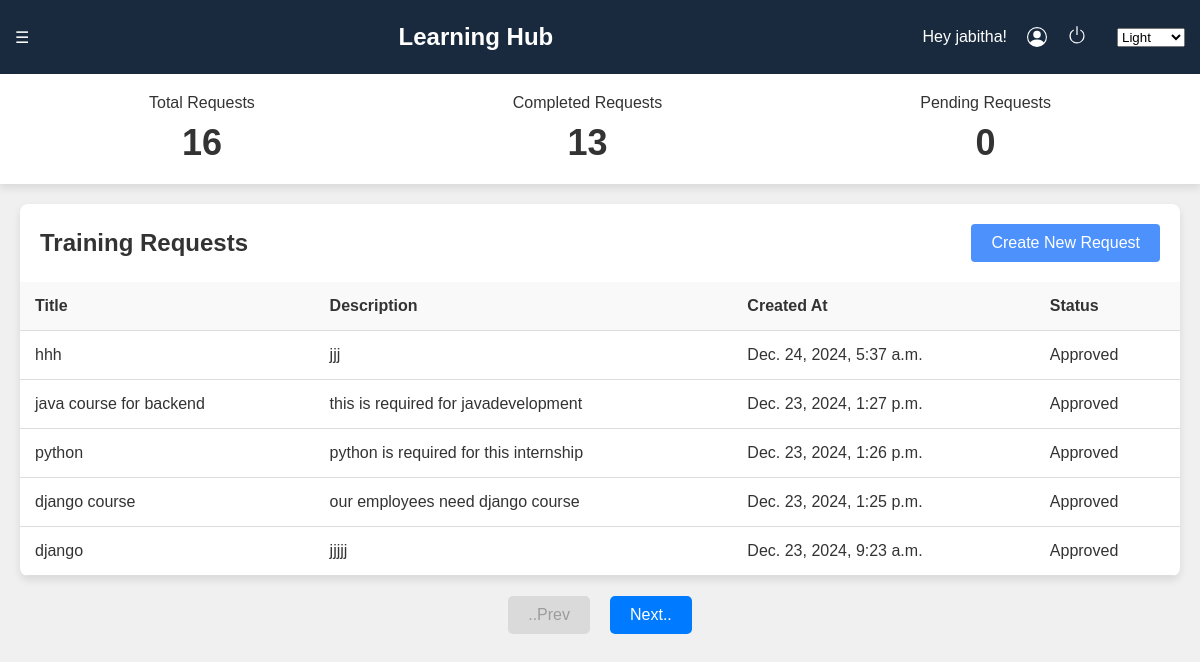
Page /dashboard/Manager/2 on the earlier database version.
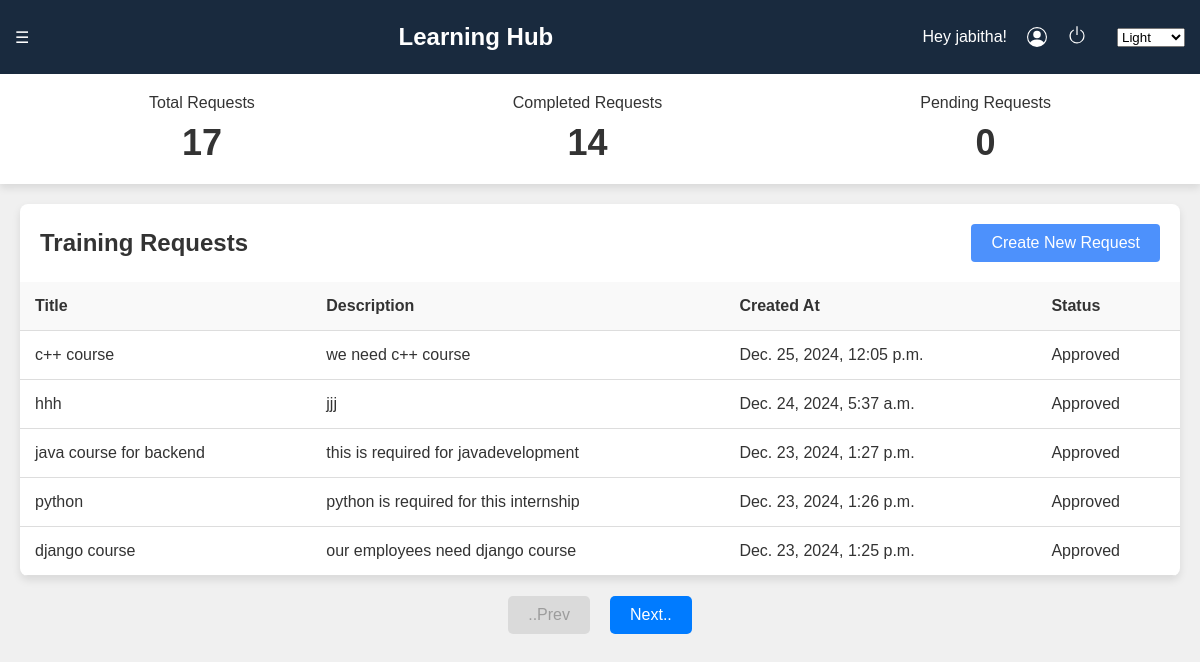
Same page on the later database version.
### dashboards/models.py (models this page shows, shortened)
class TrainingRequest(models.Model):
    request_id = models.AutoField(primary_key=True)
    title = models.CharField(max_length=255)
    description = models.TextField(null=True, blank=True)
    status = models.CharField(
        max_length=10,
        choices=[('Pending', 'Pending'),
                 ('Approved', 'Approved'),
                 ('Rejected', 'Rejected')],
        default='Pending'
    )
    account_manager = models.ForeignKey(
        'authentication.User',
        on_delete=models.CASCADE,
        limit_choices_to={'role__role_name': 'Manager'}
    )
    course_duration = models.PositiveIntegerField(help_text="Duration in days")  # New field
    employee_count = models.PositiveIntegerField(help_text="Number of employees involved")  # New field
    created_at = models.DateTimeField(auto_now_add=True)

### dashboards/views.py (the view)
# urls.py: path('Manager/<int:user_id>', views.Manager_view, name='Manager'),
def Manager_view(request, user_id):
    manager = get_object_or_404(User, id=user_id)
    training_requests = TrainingRequest.objects.filter(account_manager=manager).order_by('-created_at')
    limit = int(request.GET.get('limit', 5))
    offset = int(request.GET.get('offset', 0))
    paginator = Paginator(training_requests, limit)
    page_number = offset // limit + 1
    page = paginator.get_page(page_number)
    context = {
        'name': manager.name,
        'total': training_requests.count(),
        'completed': training_requests.filter(status='Approved').count(),
        'pending': training_requests.filter(status='Pending').count(),
        'data': page,
    }
    if request.method == 'POST':
        form = TrainingRequestForm(request.POST)
        if form.is_valid():
            instance = form.save(commit=False)
            instance.account_manager = manager  # Set the account manager
            instance.save()  # Save the instance to the database
            return redirect("Manager", user_id=user_id)
        else:
            print(form.errors)  # Print errors for debugging
    else:
        form = TrainingRequestForm()
    context['form'] = form
    return render(request, 'dashboards/Manager.html', context)

### dashboards/forms.py
class TrainingRequestForm(forms.ModelForm):
    class Meta:
        model = TrainingRequest
        fields = ['title', 'description', 'course_duration', 'employee_count']
        widgets = {
            'description': forms.Textarea(attrs={'rows': 4}),
            'status': forms.Select(),
        }

### dashboards/templates/dashboards/Manager.html (shortened to what this page needs)
<!DOCTYPE html>
<html lang="en">
    <head>
</head>
<body class="light">
  <div class="navbar">
    <div class="navbar-left">
        <div class="menu-icon">&#9776;</div>
    </div>
      <div class="title">Learning Hub</div>
      <div class="user-info">
          <span>Hey {{name}}!</span>
          <span class="d-inline-block" tabindex="0" data-bs-toggle="logout" title="logout">
            <a href='home.html' class="logout">
            <svg xmlns="http://www.w3.org/2000/svg" width="20" height="20" fill="currentColor" class="bi bi-power" viewBox="0 0 16 16">
              <path d="M7.5 1v7h1V1z"/>
              <path d="M3 8.812a5 5 0 0 1 2.578-4.375l-.485-.874A6 6 0 1 0 11 3.616l-.501.865A5 5 0 1 1 3 8.812"/>
            </svg>
          </a>
          </span>
          <select id="theme-switcher" class="theme-switcher">
              <option value="light">Light</option>
          </select>
      </div>
  </div>
  <div class="summary fade-in" style="opacity: 1;">
      <div>
          <div>Total Requests</div>
          <div id="totalRequests" class="count">{{total}}</div>
      </div>
      <div>
          <div>Completed Requests</div>
          <div id="completedRequests" class="count">{{completed}}</div>
      </div>
      <div>
          <div>Pending Requests</div>
          <div id="pendingRequests" class="count">{{pending}}</div>
      </div>
  </div>
  <div class="container fade-in" style="opacity: 1;">
      <div class="header">
          <h2>Training Requests</h2>
          <button onclick="openForm()">Create New Request</button>
      </div>
      <table class="table">
        <thead>
            <tr>
                <th>Title</th>
                <th>Description</th>
                <th>Created At</th>
                <th>Status</th>
            </tr>
        </thead>
        <tbody id="requestTableBody">
            {% for item in data %}
            <tr>
                <td>{{ item.title }}</td>
                <td>{{ item.description }}</td>
                <td>{{ item.created_at }}</td>
                <td>{{ item.status }}</td>
            </tr>
            {% empty %}
            <tr>
                <td colspan="4">No data available</td>
            </tr>
            {% endfor %}
        </tbody>
    </table>
  </div>
<div id="pagination">
    <button id="prevButton" value="0" disabled>..Prev</button>
    <button id="nextButton" value="5" disabled>Next..</button>
</div>
</body>
</html>

Differences in the rows shown:
no longer on this page (row unchanged): TrainingRequest: title "django", description "jjjjj", created_at "Dec. 23, 2024, 9:23 a.m.", status "Approved"
added TrainingRequest: title "c++ course", description "we need c++ course", created_at "Dec. 25, 2024, 12:05 p.m.", status "Approved"
Other differences:
{{ total }}: "16" → "17"
{{ completed }}: "13" → "14"
